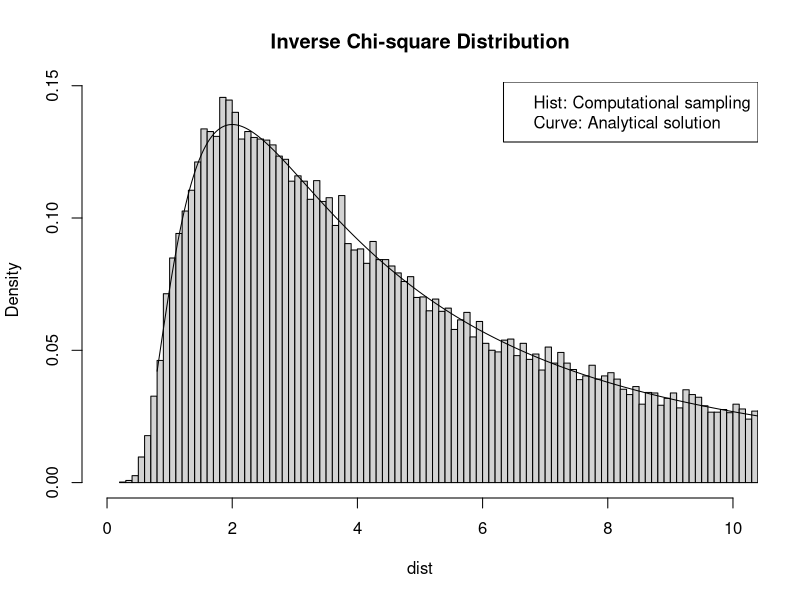
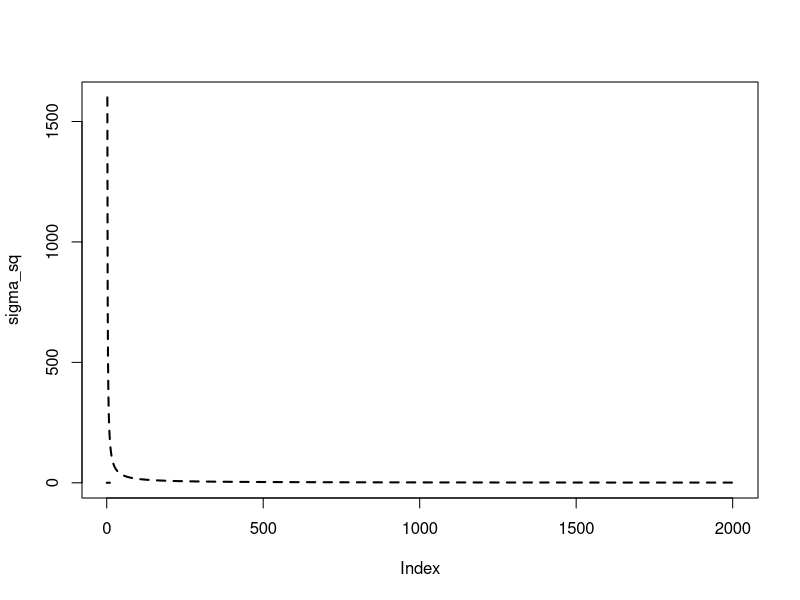

Reproduce these figures in R, in order.
# BDA_013

# Comparing the conjugate priors for the mean and variance of
# an r.v. that is Normally distributed.

# The conjugate prior for the mean of a Normal r.v. with known variance
# is the Normal distribution, parameterized by mu_zero and tau_zero.
theta <- seq(0, 10, 0.05) # Possible values of mean
mu_zero <- 5              # Average of prior mean estimates
tau_zero <- 1             # s.d. of prior mean estimates

# The conjugate prior for the variance of a Normal r.v. with known mean
# is the Inverse Gamma distribution, parameterized by alpha and beta.
sigma_zero <- 2                 # ?
nu_zero <- 2                    # ?
# By simulation
chisq_vals <- rchisq(n = 50000, df = nu_zero)
dist <- (sigma_zero^2)*nu_zero/chisq_vals
dist <- dist[dist < 500]
hist(dist, breaks = 5000, xlim = c(0, 10), probability = TRUE,
     main = 'Inverse Chi-square Distribution')
legend('topright', legend = c('Hist: Computational sampling', 'Curve: Analytical solution'))

# By a transformation of variables
x <- seq(0, 10, 0.005)
sigma_sq <- (nu_zero*sigma_zero^2)/x
jacob <- x/sigma_sq
lines(sigma_sq, jacob*dchisq(x = x, df = nu_zero), xlim = c(0, 10), type = 'l')

# Plots
plot(sigma_sq, ,
      lty = 2, type = 'l', lwd = 2)
lines(theta, dnorm(x = theta, mean = mu_zero, sd = tau_zero),
     xlab = 'Mean value', ylab = 'Prior probability density',
     lty = 1, type = 'l', lwd = 2)
